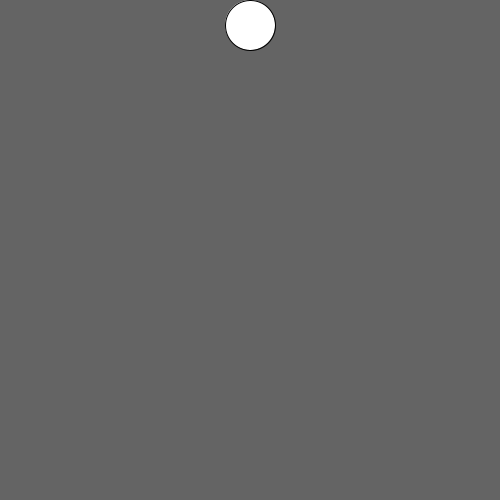
Frame 1 (no input)
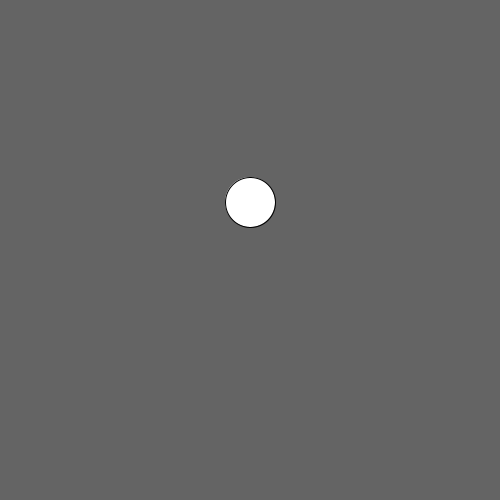
Frame 60 (the mouse pressed at the canvas centre just before this capture)
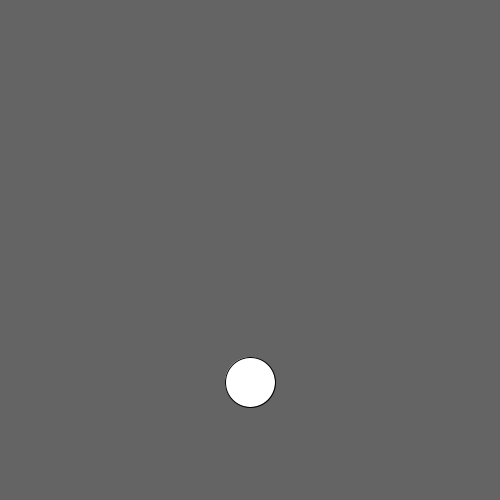
Frame 120 (the mouse held since frame 60 and released just before this capture)

The Processing sketch that drew these frames (run headless with seeded random() and noise(); from frame 60 on, the mouse is pressed at the canvas centre):

// Processing sketch: hw_7
// ── hw_7.pde
float y = 25;      // start at radius so it is visible
float speed = 3;
float r = 25;      // radius

void setup() {
  size(500, 500);
}

void draw() {
  background(100);
  ellipse(width/2, y, r*2, r*2); // works in all Processing versions
  y += speed;
  if (y > height - r || y < r) {
    speed = -speed;
  }
}
